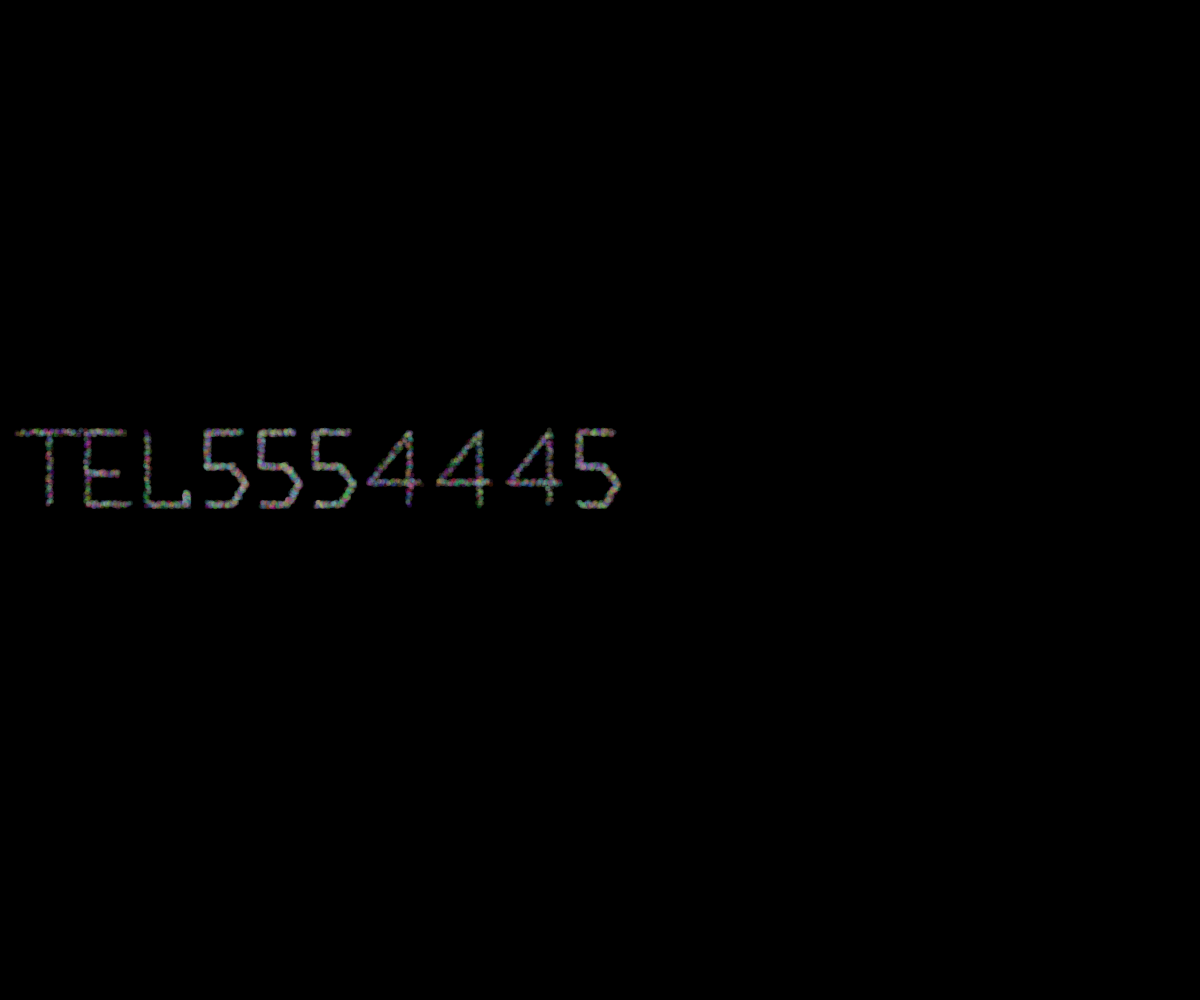
Frame 1 (no input)
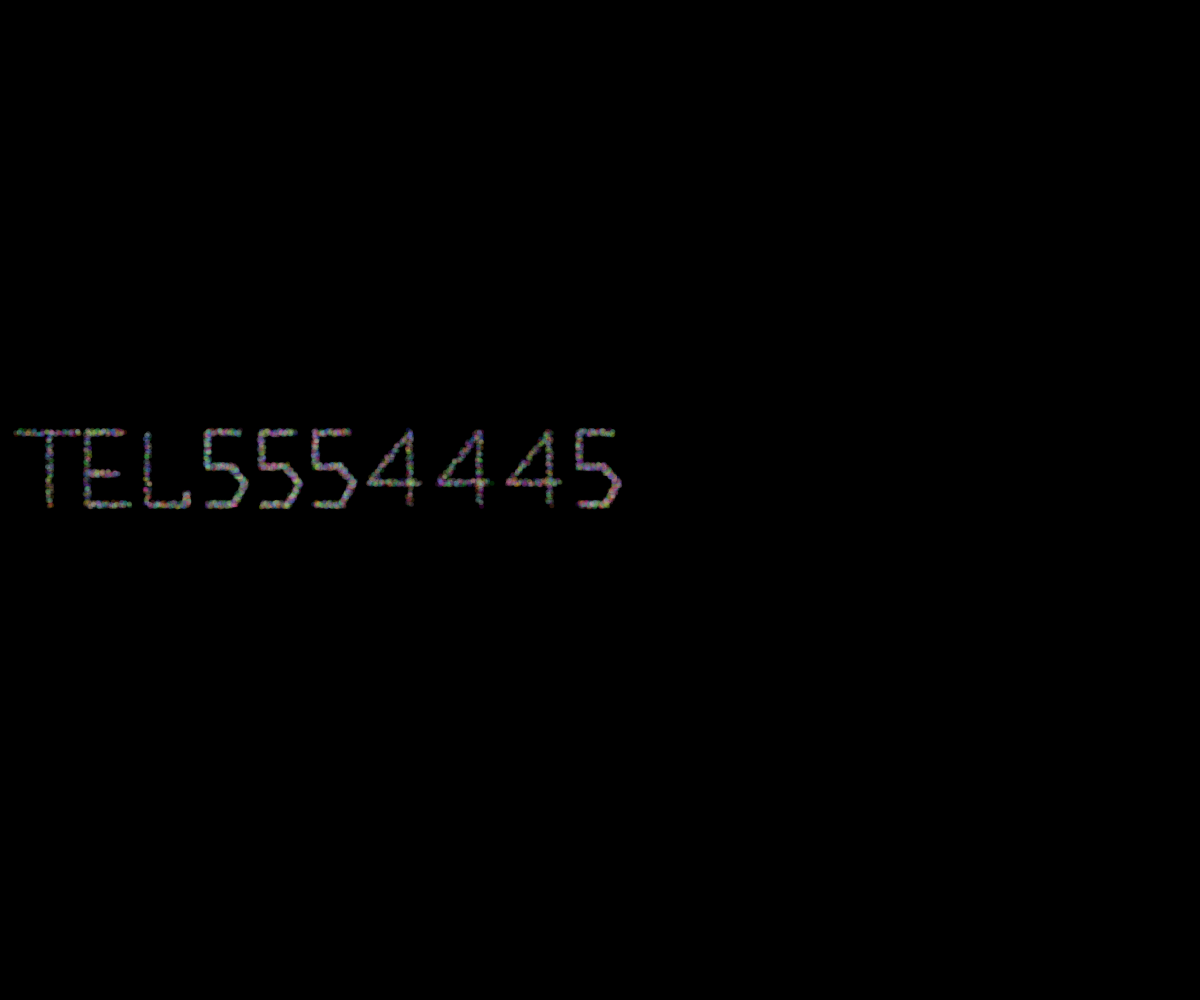
Frame 60 (no input)
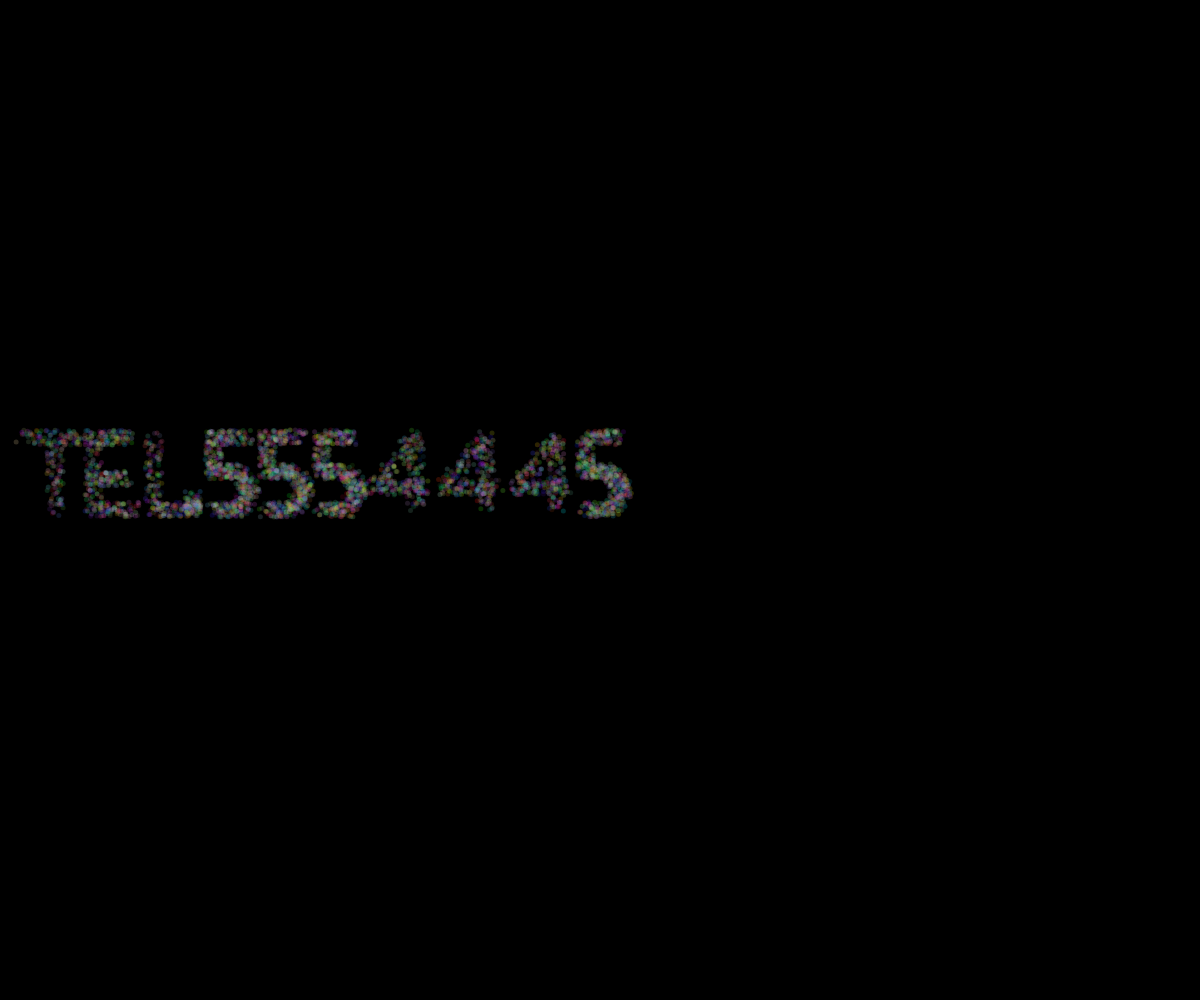
Frame 120 (the mouse pressed at the canvas centre since frame 60)

The p5.js sketch that drew these frames (run headless with seeded random() and noise() and a simulated clock; from frame 60 on, the mouse is pressed at the canvas centre):

// p5.js sketch
// ── sketch.js
// Based on:
 // *    fjenett 2009-05-07
 // *    system für einen generativen font,
 // *    schrift-skelet von tobias tschense

let input = "tel5554445";
let spacing = 70;

function setup() {
  createCanvas(windowWidth, windowHeight);
}


function draw() {
  background(0);
  drawGenerativeText(input, 15, height / 2);
}


function rLine(x1, y1, x2, y2) {
  let d = 100;
  for (let i = 0; i <= d; i++) {
    let x = lerp(x1, x2, i / d);
    let y = lerp(y1, y2, i / d);

    noStroke()
    fill(random(255), random(255), random(255), 50);
    ellipse(x + random(5 + mouseX / 50), y + random(5 + mouseY / 50), 5, 5);
  }

}

// ── letter.js
function draw_a () {
    rLine( 0 , 72 , 26 , 0 );
    rLine( 26 , 0 , 46 , 72 );
    rLine( 46 , 72 , 13 , 54 );
    translate(spacing, 0);
}

function draw_b () {
    rLine( 0 , 0 , 29 , 0 );
    rLine( 29 , 0 , 38 , 15 );
    rLine( 38 , 15 , 28 , 35 );
    rLine( 28 , 35 , 45 , 48 );
    rLine( 45 , 48 , 37 , 72 );
    rLine( 37 , 72 , 0 , 72 );
    rLine( 0 , 72 , 0 , 0 );
    translate(spacing, 0);
}

function draw_c () {
    rLine( 53 , 62 , 47 , 72 );
    rLine( 47 , 72 , 16 , 72 );
    rLine( 16 , 72 , 0 , 41 );
    rLine( 0 , 41 , 16 , 0 );
    rLine( 16 , 0 , 47 , 0 );
    rLine( 47 , 0 , 47 , 10 );
    translate(spacing, 0);
}

function draw_d () {
    rLine( 0 , 0 , 35 , 0 );
    rLine( 35 , 0 , 53 , 41 );
    rLine( 53 , 41 , 37 , 72 );
    rLine( 37 , 72 , 0 , 72 );
    rLine( 0 , 72 , 0 , 0 );
    translate(spacing, 0);
}

function draw_e () {
    rLine( 35 , 0 , 0 , 0 );
    rLine( 0 , 0 , 0 , 72 );
    rLine( 0 , 72 , 41 , 72 );
    rLine( 0 , 41 , 30 , 41 );
    translate(spacing-10, 0);
}

function draw_f () {
    rLine( 0 , 72 , 0 , 0 );
    rLine( 0 , 0 , 35 , 0 );
    rLine( 32 , 42 , 0 , 42 );
    translate(spacing, 0);
}

function draw_g () {
    rLine( 33 , 41 , 58 , 41 );
    rLine( 58 , 41 , 58 , 72 );
    rLine( 58 , 72 , 16 , 72 );
    rLine( 16 , 72 , 0 , 41 );
    rLine( 0 , 41 , 16 , 0 );
    rLine( 16 , 0 , 52 , 0 );
    rLine( 52 , 0 , 52 , 10 );
    translate(spacing+10, 0);
}

function draw_h () {
    rLine( 0 , 37 , 45 , 37 );
    rLine( 0 , 72 , 0 , 0 );
    rLine( 45 , 0 , 45 , 72 );
    translate(spacing, 0);
}

function draw_i () {
    rLine( 0 , 0 , 25 , 0 );
    rLine( 0 , 72 , 25 , 72 );
    rLine( 13 , 72 , 13 , 0 );
    translate(spacing-20, 0);
}

function draw_j () {
    rLine( 10 , 88 , 27 , 74 );
    rLine( 27 , 74 , 27 , 0 );
    rLine( 27 , 0 , 0 , 0 );
    rLine( 0 , 0 , 0 , 10 );
    translate(spacing, 0);
}

function draw_k () {
    rLine( 0 , 72 , 0 , 0 );
    rLine( 31 , 0 , 0 , 40 );
    rLine( 0 , 40 , 44 , 72 );
    translate(spacing, 0);
}

function draw_l () {
    rLine( 39 , 61 , 39 , 72 );
    rLine( 39 , 72 , 0 , 72 );
    rLine( 0 , 72 , 0 , 0 );
    translate(spacing-10, 0);
}

function draw_m () {
    rLine( 1 , 74 , 13 , 2 );
    rLine( 13 , 2 , 36 , 61 );
    rLine( 36 , 61 , 60 , 2 );
    rLine( 60 , 2 , 72 , 74 );
    translate(spacing+16, 0);
}

function draw_n () {
    rLine( 0 , 72 , 0 , 2 );
    rLine( 0 , 2 , 46 , 72 );
    rLine( 46 , 72 , 46 , 2 );
    translate(spacing, 0);
}

function draw_o () {
    rLine( 48 , 72 , 21 , 72 );
    rLine( 21 , 72 , 0 , 42 );
    rLine( 0 , 42 , 21 , 0 );
    rLine( 21 , 0 , 48 , 0 );
    rLine( 48 , 0 , 68 , 42 );
    rLine( 68 , 42 , 48 , 72 );
    translate(spacing+20, 0);
}

function draw_p () {
    rLine( 0 , 72 , 0 , 0 );
    rLine( 0 , 0 , 35 , 0 );
    rLine( 35 , 0 , 47 , 18 );
    rLine( 47 , 18 , 37 , 42 );
    rLine( 37 , 42 , 7 , 42 );
    translate(spacing, 0);
}

function draw_q () {
    rLine( 51 , 80 , 34 , 66 );
    rLine( 34 , 66 , 21 , 72 );
    rLine( 21 , 72 , 0 , 42 );
    rLine( 0 , 42 , 21 , 0 );
    rLine( 21 , 0 , 48 , 0 );
    rLine( 48 , 0 , 68 , 42 );
    rLine( 68 , 42 , 48 , 72 );
    translate(spacing, 0);
}

function draw_r () {
    rLine( 0 , 72 , 0 , 0 );
    rLine( 0 , 0 , 34 , 0 );
    rLine( 34 , 0 , 47 , 18 );
    rLine( 47 , 18 , 36 , 42 );
    rLine( 36 , 42 , 6 , 42 );
    rLine( 6 , 42 , 51 , 72 );
    translate(spacing, 0);
}

function draw_s () {
    rLine( 4 , 72 , 37 , 72 );
    rLine( 37 , 72 , 43 , 54 );
    rLine( 43 , 54 , 34 , 35 );
    rLine( 34 , 35 , 9 , 35 );
    rLine( 9 , 35 , 0 , 18 );
    rLine( 0 , 18 , 12 , 0 );
    rLine( 12 , 0 , 38 , 0 );
    translate(spacing, 0);
}

function draw_t () {
    rLine( 0 , 0 , 63 , 0 );
    rLine( 32 , 72 , 32 , 0 );
    translate(spacing, 0);
}

function draw_u () {
    rLine( 0 , 0 , 0 , 57 );
    rLine( 0 , 57 , 11 , 72 );
    rLine( 11 , 72 , 47 , 72 );
    rLine( 47 , 72 , 47 , 0 );
    translate(spacing, 0);
}

function draw_v () {
    rLine( 0 , 0 , 26 , 72 );
    rLine( 26 , 72 , 52 , 0 );
    translate(spacing, 0);
}

function draw_w () {
    rLine( 0 , 0 , 26 , 72 );
    rLine( 26 , 72 , 41 , 30 );
    rLine( 30 , 0 , 57 , 72 );
    rLine( 57 , 72 , 82 , 0 );
    translate(spacing+30, 0);
}

function draw_x () {
    rLine( 0 , 72 , 43 , 0 );
    rLine( 0 , 0 , 43 , 72 );
    translate(spacing, 0);
}

function draw_y () {
    rLine( 22 , 72 , 22 , 40 );
    rLine( 22 , 40 , 44 , 0 );
    rLine( 0 , 0 , 22 , 40 );
    translate(spacing, 0);
}

function draw_z () {
    rLine( 4 , 0 , 47 , 0 );
    rLine( 47 , 0 , 0 , 72 );
    rLine( 0 , 72 , 46 , 72 );
    translate(spacing, 0);
}

function draw_0 () {
    rLine( 45 , 72 , 0 , 72 );
    rLine( 0 , 72 , 0 , 0 );
    rLine( 0 , 0 , 45 , 0 );
    rLine( 45 , 0 , 45 , 72 );
    translate(spacing, 0);
}

function draw_1 () {
    rLine( 19 , 72 , 49 , 72 );
    rLine( 0 , 13 , 34 , 0 );
    rLine( 34 , 1 , 34 , 72 );
    translate(spacing, 0);
}

function draw_2 () {
    rLine( 3 , 0 , 29 , 0 );
    rLine( 29 , 0 , 44 , 20 );
    rLine( 44 , 20 , 0 , 72 );
    rLine( 0 , 72 , 45 , 72 );
    translate(spacing, 0);
}

function draw_3 () {
    rLine( 3 , 0 , 28 , 0 );
    rLine( 28 , 0 , 40 , 17 );
    rLine( 40 , 17 , 28 , 34 );
    rLine( 28 , 34 , 45 , 51 );
    rLine( 45 , 51 , 31 , 72 );
    rLine( 31 , 72 , 0 , 72 );
    translate(spacing, 0);
}

function draw_4 () {
    rLine( 50 , 50 , 0 , 50 );
    rLine( 0 , 50 , 40 , 0 );
    rLine( 40 , 0 , 40 , 72 );
    translate(spacing, 0);
}

function draw_5 () {
    rLine( 0 , 72 , 26 , 72 );
    rLine( 26 , 72 , 38 , 51 );
    rLine( 38 , 51 , 24 , 34 );
    rLine( 24 , 34 , 0 , 34 );
    rLine( 0 , 34 , 0 , 0 );
    rLine( 0 , 0 , 33 , 0 );
    translate(spacing-16, 0);
}

function draw_6 () {
    rLine( 0 , 33 , 35 , 37 );
    rLine( 35 , 37 , 35 , 72 );
    rLine( 35 , 72 , 0 , 72 );
    rLine( 0 , 72 , 0 , 33 );
    rLine( 0 , 33 , 20 , 0 );
    translate(spacing, 0);
}

function draw_7 () {
    rLine( 0 , 0 , 41 , 0 );
    rLine( 41 , 0 , 15 , 72 );
    translate(spacing, 0);
}

function draw_8 () {
    rLine( 2 , 33 , 2 , 0 );
    rLine( 2 , 0 , 35 , 0 );
    rLine( 35 , 0 , 35 , 33 );
    rLine( 35 , 33 , 0 , 40 );
    rLine( 0 , 40 , 0 , 72 );
    rLine( 0 , 72 , 38 , 72 );
    rLine( 38 , 72 , 38 , 40 );
    rLine( 38 , 40 , 2 , 33 );
    translate(spacing, 0);
}

function draw_9 () {
    rLine( 31 , 42 , 10 , 42 );
    rLine( 10 , 42 , 0 , 21 );
    rLine( 0 , 21 , 17 , 0 );
    rLine( 17 , 0 , 44 , 0 );
    rLine( 44 , 0 , 28 , 72 );
    translate(spacing, 0);
}

// ── logic.js
let txt;

// function  keyTyped() {
//   if (key == BACKSPACE || key == DELETE) {
//     if (input != null && input.length() > 0) {
//       input = input.substring(0, input.length() - 1);
//     }
//   } else{
//     input += key;
//   }
// }


function drawGenerativeText(txt, x, y) {
  if (input == null) return;

  stroke(0);
  noFill();

  push();

  translate(x, y);
  translate(0, -70);

  for (var i = 0; i < txt.length; i++) {
    c = input.charAt(i);

    drawGenerativevar(c);
  }

  pop();
}


function drawGenerativevar(c) {
  switch (c) {
    case 'a':
      draw_a();
      break;
    case 'b':
      draw_b();
      break;
    case 'c':
      draw_c();
      break;
    case 'd':
      draw_d();
      break;
    case 'e':
      draw_e();
      break;
    case 'f':
      draw_f();
      break;
    case 'g':
      draw_g();
      break;
    case 'h':
      draw_h();
      break;
    case 'i':
      draw_i();
      break;
    case 'j':
      draw_j();
      break;
    case 'k':
      draw_k();
      break;
    case 'l':
      draw_l();
      break;
    case 'm':
      draw_m();
      break;
    case 'n':
      draw_n();
      break;
    case 'o':
      draw_o();
      break;
    case 'p':
      draw_p();
      break;
    case 'q':
      draw_q();
      break;
    case 'r':
      draw_r();
      break;
    case 's':
      draw_s();
      break;
    case 't':
      draw_t();
      break;
    case 'u':
      draw_u();
      break;
    case 'v':
      draw_v();
      break;
    case 'w':
      draw_w();
      break;
    case 'x':
      draw_x();
      break;
    case 'y':
      draw_y();
      break;
    case 'z':
      draw_z();
      break;

    case '0':
      draw_0();
      break;
    case '1':
      draw_1();
      break;
    case '2':
      draw_2();
      break;
    case '3':
      draw_3();
      break;
    case '4':
      draw_4();
      break;
    case '5':
      draw_5();
      break;
    case '6':
      draw_6();
      break;
    case '7':
      draw_7();
      break;
    case '8':
      draw_8();
      break;
    case '9':
      draw_9();
      break;
  }
}
